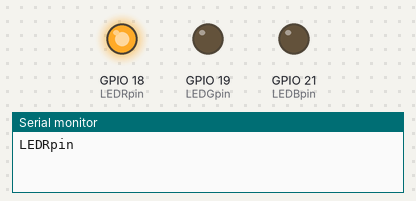
A sketch run on a simulated ESP32. Parts: output pins drawn as LEDs (lit = HIGH), the last lines printed to the serial monitor.

Above: at 0.5 s.
At 1.5 s:
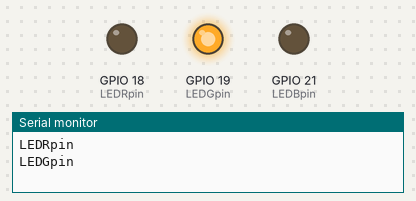
At 5.5 s:
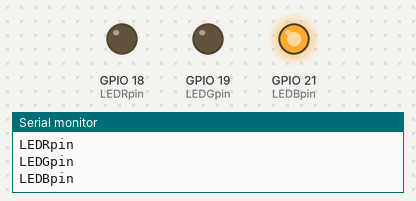
Timing chart, 0 to 6.9 s (numbered marks = the images above):
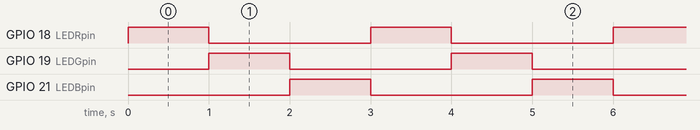

The sketch:

3_color_LED_for_ESP32.ino
```cpp
int LEDRpin=18;
int LEDGpin=19;
int LEDBpin=21;
void setup() {
  // put your setup code here, to run once:
  pinMode(LEDRpin,OUTPUT);
  pinMode(LEDGpin,OUTPUT);
  pinMode(LEDBpin,OUTPUT);
  digitalWrite(LEDRpin,LOW);
  digitalWrite(LEDGpin,LOW);
  digitalWrite(LEDBpin,LOW);
  Serial.begin(9600);
}

void loop() {
  // put your main code here, to run repeatedly:
  digitalWrite(LEDRpin,HIGH);
  digitalWrite(LEDGpin,LOW);
  digitalWrite(LEDBpin,LOW);
  Serial.write("LEDRpin\n");
  delay(1000);

  digitalWrite(LEDRpin,LOW);
  digitalWrite(LEDGpin,HIGH);
  digitalWrite(LEDBpin,LOW);
  Serial.write("LEDGpin\n");
  delay(1000);

  digitalWrite(LEDRpin,LOW);
  digitalWrite(LEDGpin,LOW);
  digitalWrite(LEDBpin,HIGH);
  Serial.write("LEDBpin\n");
  delay(1000);

}
```

Measured:
- by itself, GPIO 18 (LEDRpin), GPIO 19 (LEDGpin), GPIO 21 (LEDBpin): alternates HIGH for 1.0 s and LOW for 2.0 s
- by itself, everything shown: repeats every 3.0 s, in 3 steps
